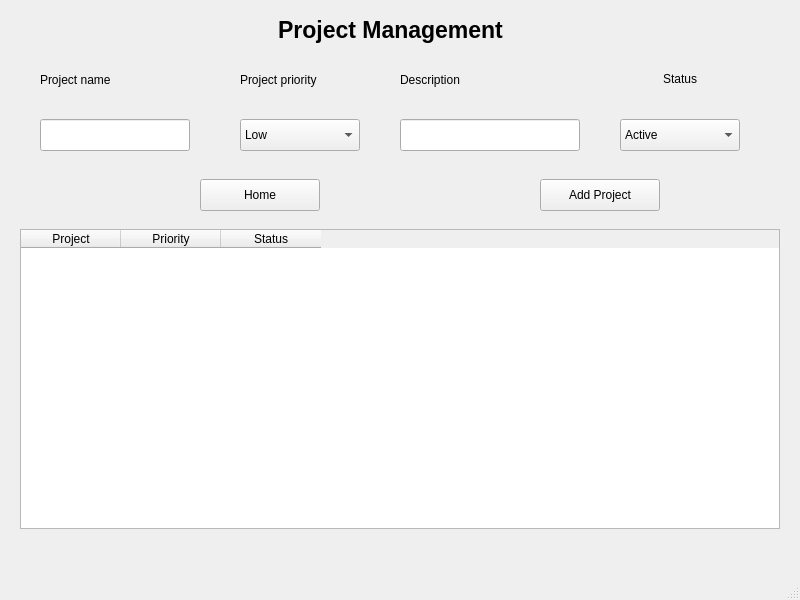
<?xml version="1.0" encoding="UTF-8"?>
<ui version="4.0">
 <class>MainWindow</class>
 <widget class="QMainWindow" name="MainWindow">
  <property name="geometry">
   <rect>
    <x>0</x>
    <y>0</y>
    <width>800</width>
    <height>600</height>
   </rect>
  </property>
  <property name="windowTitle">
   <string>MainWindow</string>
  </property>
  <widget class="QWidget" name="centralwidget">
   <widget class="QStackedWidget" name="stackedWidget">
    <property name="geometry">
     <rect>
      <x>0</x>
      <y>-1</y>
      <width>800</width>
      <height>581</height>
     </rect>
    </property>
    <property name="currentIndex">
     <number>1</number>
    </property>
    <widget class="QWidget" name="login">
     <widget class="QLineEdit" name="username">
      <property name="geometry">
       <rect>
        <x>280</x>
        <y>180</y>
        <width>240</width>
        <height>40</height>
       </rect>
      </property>
      <property name="text">
       <string/>
      </property>
      <property name="echoMode">
       <enum>QLineEdit::EchoMode::Password</enum>
      </property>
     </widget>
     <widget class="QLabel" name="user">
      <property name="geometry">
       <rect>
        <x>280</x>
        <y>125</y>
        <width>240</width>
        <height>35</height>
       </rect>
      </property>
      <property name="text">
       <string>Username</string>
      </property>
      <property name="alignment">
       <set>Qt::AlignmentFlag::AlignCenter</set>
      </property>
     </widget>
     <widget class="QPushButton" name="loginbutton">
      <property name="geometry">
       <rect>
        <x>330</x>
        <y>375</y>
        <width>140</width>
        <height>40</height>
       </rect>
      </property>
      <property name="text">
       <string>Login</string>
      </property>
     </widget>
     <widget class="QLineEdit" name="password">
      <property name="geometry">
       <rect>
        <x>280</x>
        <y>300</y>
        <width>240</width>
        <height>40</height>
       </rect>
      </property>
      <property name="echoMode">
       <enum>QLineEdit::EchoMode::Password</enum>
      </property>
     </widget>
     <widget class="QLabel" name="pass">
      <property name="geometry">
       <rect>
        <x>280</x>
        <y>245</y>
        <width>240</width>
        <height>35</height>
       </rect>
      </property>
      <property name="text">
       <string>Password</string>
      </property>
      <property name="alignment">
       <set>Qt::AlignmentFlag::AlignCenter</set>
      </property>
     </widget>
     <widget class="QLabel" name="Heading_4">
      <property name="geometry">
       <rect>
        <x>130</x>
        <y>0</y>
        <width>521</width>
        <height>61</height>
       </rect>
      </property>
      <property name="font">
       <font>
        <pointsize>17</pointsize>
        <bold>true</bold>
       </font>
      </property>
      <property name="text">
       <string>Login</string>
      </property>
      <property name="alignment">
       <set>Qt::AlignmentFlag::AlignCenter</set>
      </property>
     </widget>
    </widget>
    <widget class="QWidget" name="project_manager">
     <widget class="QLabel" name="Heading">
      <property name="geometry">
       <rect>
        <x>130</x>
        <y>0</y>
        <width>521</width>
        <height>61</height>
       </rect>
      </property>
      <property name="font">
       <font>
        <pointsize>17</pointsize>
        <bold>true</bold>
       </font>
      </property>
      <property name="text">
       <string>Project Management</string>
      </property>
      <property name="alignment">
       <set>Qt::AlignmentFlag::AlignCenter</set>
      </property>
     </widget>
     <widget class="QLabel" name="name">
      <property name="geometry">
       <rect>
        <x>40</x>
        <y>70</y>
        <width>150</width>
        <height>21</height>
       </rect>
      </property>
      <property name="text">
       <string>Project name</string>
      </property>
     </widget>
     <widget class="QLineEdit" name="proj_name">
      <property name="geometry">
       <rect>
        <x>40</x>
        <y>120</y>
        <width>150</width>
        <height>32</height>
       </rect>
      </property>
     </widget>
     <widget class="QLabel" name="priority">
      <property name="geometry">
       <rect>
        <x>240</x>
        <y>70</y>
        <width>120</width>
        <height>21</height>
       </rect>
      </property>
      <property name="text">
       <string>Project priority</string>
      </property>
     </widget>
     <widget class="QLineEdit" name="proj_description">
      <property name="geometry">
       <rect>
        <x>400</x>
        <y>120</y>
        <width>180</width>
        <height>32</height>
       </rect>
      </property>
     </widget>
     <widget class="QPushButton" name="add_proj">
      <property name="geometry">
       <rect>
        <x>540</x>
        <y>180</y>
        <width>120</width>
        <height>32</height>
       </rect>
      </property>
      <property name="text">
       <string>Add Project</string>
      </property>
     </widget>
     <widget class="QTableWidget" name="tableWidget">
      <property name="geometry">
       <rect>
        <x>20</x>
        <y>230</y>
        <width>760</width>
        <height>300</height>
       </rect>
      </property>
      <property name="columnCount">
       <number>3</number>
      </property>
      <attribute name="verticalHeaderStretchLastSection">
       <bool>true</bool>
      </attribute>
      <column>
       <property name="text">
        <string>Project</string>
       </property>
      </column>
      <column>
       <property name="text">
        <string>Priority</string>
       </property>
      </column>
      <column>
       <property name="text">
        <string>Status</string>
       </property>
      </column>
     </widget>
     <widget class="QComboBox" name="proj_priority">
      <property name="geometry">
       <rect>
        <x>240</x>
        <y>120</y>
        <width>120</width>
        <height>32</height>
       </rect>
      </property>
      <item>
       <property name="text">
        <string>Low</string>
       </property>
      </item>
      <item>
       <property name="text">
        <string>Medium</string>
       </property>
      </item>
      <item>
       <property name="text">
        <string>High</string>
       </property>
      </item>
     </widget>
     <widget class="QLabel" name="description">
      <property name="geometry">
       <rect>
        <x>400</x>
        <y>70</y>
        <width>180</width>
        <height>21</height>
       </rect>
      </property>
      <property name="text">
       <string>Description</string>
      </property>
     </widget>
     <widget class="QLabel" name="label">
      <property name="geometry">
       <rect>
        <x>620</x>
        <y>70</y>
        <width>120</width>
        <height>20</height>
       </rect>
      </property>
      <property name="text">
       <string>Status</string>
      </property>
      <property name="alignment">
       <set>Qt::AlignmentFlag::AlignCenter</set>
      </property>
     </widget>
     <widget class="QComboBox" name="proj_status">
      <property name="geometry">
       <rect>
        <x>620</x>
        <y>120</y>
        <width>120</width>
        <height>32</height>
       </rect>
      </property>
      <item>
       <property name="text">
        <string>Active</string>
       </property>
      </item>
      <item>
       <property name="text">
        <string>Completed</string>
       </property>
      </item>
     </widget>
     <widget class="QPushButton" name="homebtn">
      <property name="geometry">
       <rect>
        <x>200</x>
        <y>180</y>
        <width>120</width>
        <height>32</height>
       </rect>
      </property>
      <property name="text">
       <string>Home</string>
      </property>
     </widget>
    </widget>
    <widget class="QWidget" name="Project_details">
     <widget class="QLabel" name="Heading_3">
      <property name="geometry">
       <rect>
        <x>131</x>
        <y>0</y>
        <width>521</width>
        <height>61</height>
       </rect>
      </property>
      <property name="font">
       <font>
        <pointsize>17</pointsize>
        <bold>true</bold>
       </font>
      </property>
      <property name="text">
       <string>Project Details</string>
      </property>
      <property name="alignment">
       <set>Qt::AlignmentFlag::AlignCenter</set>
      </property>
     </widget>
     <widget class="QLabel" name="Status">
      <property name="geometry">
       <rect>
        <x>100</x>
        <y>340</y>
        <width>120</width>
        <height>21</height>
       </rect>
      </property>
      <property name="text">
       <string>Status</string>
      </property>
     </widget>
     <widget class="QLabel" name="Priority">
      <property name="geometry">
       <rect>
        <x>100</x>
        <y>270</y>
        <width>120</width>
        <height>21</height>
       </rect>
      </property>
      <property name="text">
       <string>Priority</string>
      </property>
     </widget>
     <widget class="QLabel" name="Name">
      <property name="geometry">
       <rect>
        <x>100</x>
        <y>130</y>
        <width>120</width>
        <height>21</height>
       </rect>
      </property>
      <property name="text">
       <string>Project name</string>
      </property>
     </widget>
     <widget class="QLabel" name="Description">
      <property name="geometry">
       <rect>
        <x>100</x>
        <y>200</y>
        <width>120</width>
        <height>21</height>
       </rect>
      </property>
      <property name="text">
       <string>Description</string>
      </property>
     </widget>
     <widget class="QPushButton" name="backbtn">
      <property name="geometry">
       <rect>
        <x>650</x>
        <y>480</y>
        <width>120</width>
        <height>35</height>
       </rect>
      </property>
      <property name="text">
       <string>Back</string>
      </property>
     </widget>
     <widget class="QLineEdit" name="project_priority">
      <property name="geometry">
       <rect>
        <x>250</x>
        <y>265</y>
        <width>300</width>
        <height>32</height>
       </rect>
      </property>
      <property name="text">
       <string>Priority</string>
      </property>
     </widget>
     <widget class="QLineEdit" name="projectname">
      <property name="geometry">
       <rect>
        <x>250</x>
        <y>125</y>
        <width>300</width>
        <height>32</height>
       </rect>
      </property>
      <property name="text">
       <string>Project name</string>
      </property>
     </widget>
     <widget class="QLineEdit" name="project_status">
      <property name="geometry">
       <rect>
        <x>250</x>
        <y>335</y>
        <width>300</width>
        <height>32</height>
       </rect>
      </property>
      <property name="text">
       <string>Status</string>
      </property>
     </widget>
     <widget class="QLineEdit" name="project_description">
      <property name="geometry">
       <rect>
        <x>250</x>
        <y>195</y>
        <width>300</width>
        <height>32</height>
       </rect>
      </property>
      <property name="text">
       <string>Description</string>
      </property>
     </widget>
     <widget class="QLineEdit" name="project_tasks">
      <property name="geometry">
       <rect>
        <x>100</x>
        <y>410</y>
        <width>100</width>
        <height>32</height>
       </rect>
      </property>
      <property name="text">
       <string>Tasks</string>
      </property>
     </widget>
     <widget class="QLineEdit" name="proj_completed">
      <property name="geometry">
       <rect>
        <x>100</x>
        <y>480</y>
        <width>100</width>
        <height>32</height>
       </rect>
      </property>
      <property name="text">
       <string>Completed</string>
      </property>
     </widget>
     <widget class="QLCDNumber" name="Tasks_number">
      <property name="geometry">
       <rect>
        <x>250</x>
        <y>405</y>
        <width>70</width>
        <height>32</height>
       </rect>
      </property>
     </widget>
     <widget class="QLCDNumber" name="completed_number">
      <property name="geometry">
       <rect>
        <x>250</x>
        <y>475</y>
        <width>70</width>
        <height>32</height>
       </rect>
      </property>
     </widget>
    </widget>
    <widget class="QWidget" name="Dashboard">
     <widget class="QLabel" name="Heading_2">
      <property name="geometry">
       <rect>
        <x>110</x>
        <y>20</y>
        <width>571</width>
        <height>91</height>
       </rect>
      </property>
      <property name="font">
       <font>
        <pointsize>17</pointsize>
        <bold>true</bold>
       </font>
      </property>
      <property name="text">
       <string>Project Manager</string>
      </property>
      <property name="alignment">
       <set>Qt::AlignmentFlag::AlignCenter</set>
      </property>
     </widget>
     <widget class="QLCDNumber" name="proj_count">
      <property name="geometry">
       <rect>
        <x>460</x>
        <y>170</y>
        <width>91</width>
        <height>23</height>
       </rect>
      </property>
     </widget>
     <widget class="QLCDNumber" name="active_proj_count">
      <property name="geometry">
       <rect>
        <x>460</x>
        <y>240</y>
        <width>91</width>
        <height>23</height>
       </rect>
      </property>
     </widget>
     <widget class="QLCDNumber" name="completed_proj_count">
      <property name="geometry">
       <rect>
        <x>460</x>
        <y>310</y>
        <width>91</width>
        <height>23</height>
       </rect>
      </property>
     </widget>
     <widget class="QLabel" name="lblTotalProjects">
      <property name="geometry">
       <rect>
        <x>210</x>
        <y>170</y>
        <width>131</width>
        <height>21</height>
       </rect>
      </property>
      <property name="text">
       <string>Total Projects</string>
      </property>
     </widget>
     <widget class="QLabel" name="lblActiveProjects">
      <property name="geometry">
       <rect>
        <x>210</x>
        <y>240</y>
        <width>131</width>
        <height>21</height>
       </rect>
      </property>
      <property name="text">
       <string>Active Projects</string>
      </property>
     </widget>
     <widget class="QLabel" name="lblCompletedProjects">
      <property name="geometry">
       <rect>
        <x>210</x>
        <y>310</y>
        <width>131</width>
        <height>21</height>
       </rect>
      </property>
      <property name="text">
       <string>Completed Projects</string>
      </property>
     </widget>
     <widget class="QPushButton" name="logoutbtn">
      <property name="geometry">
       <rect>
        <x>410</x>
        <y>400</y>
        <width>100</width>
        <height>32</height>
       </rect>
      </property>
      <property name="font">
       <font>
        <italic>true</italic>
        <bold>true</bold>
       </font>
      </property>
      <property name="text">
       <string>Logout</string>
      </property>
      <property name="icon">
       <iconset theme="QIcon::ThemeIcon::ApplicationExit"/>
      </property>
      <property name="autoDefault">
       <bool>false</bool>
      </property>
      <property name="default">
       <bool>false</bool>
      </property>
     </widget>
     <widget class="QPushButton" name="add_proj_2">
      <property name="geometry">
       <rect>
        <x>220</x>
        <y>400</y>
        <width>100</width>
        <height>32</height>
       </rect>
      </property>
      <property name="text">
       <string>Add Project</string>
      </property>
     </widget>
    </widget>
   </widget>
  </widget>
  <widget class="QMenuBar" name="menubar">
   <property name="geometry">
    <rect>
     <x>0</x>
     <y>0</y>
     <width>800</width>
     <height>33</height>
    </rect>
   </property>
  </widget>
  <widget class="QStatusBar" name="statusbar"/>
 </widget>
 <resources/>
 <connections/>
</ui>
